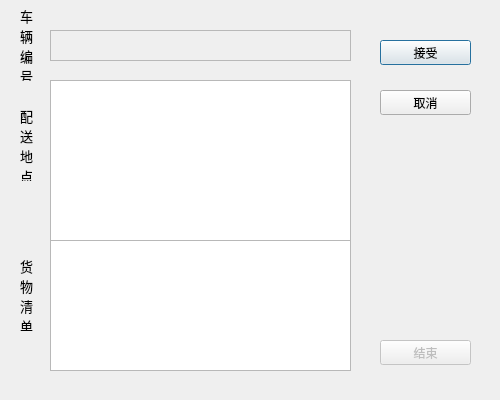
<?xml version="1.0" encoding="UTF-8"?>
<ui version="4.0">
 <class>TaskDlg</class>
 <widget class="QDialog" name="TaskDlg">
  <property name="geometry">
   <rect>
    <x>0</x>
    <y>0</y>
    <width>500</width>
    <height>400</height>
   </rect>
  </property>
  <property name="minimumSize">
   <size>
    <width>500</width>
    <height>400</height>
   </size>
  </property>
  <property name="maximumSize">
   <size>
    <width>500</width>
    <height>400</height>
   </size>
  </property>
  <property name="windowTitle">
   <string>Dialog</string>
  </property>
  <widget class="QPushButton" name="acptBtn">
   <property name="geometry">
    <rect>
     <x>380</x>
     <y>40</y>
     <width>91</width>
     <height>25</height>
    </rect>
   </property>
   <property name="text">
    <string>接受</string>
   </property>
   <property name="default">
    <bool>true</bool>
   </property>
  </widget>
  <widget class="QPushButton" name="cancelBtn">
   <property name="geometry">
    <rect>
     <x>380</x>
     <y>90</y>
     <width>91</width>
     <height>25</height>
    </rect>
   </property>
   <property name="text">
    <string>取消</string>
   </property>
  </widget>
  <widget class="QLabel" name="label">
   <property name="geometry">
    <rect>
     <x>20</x>
     <y>110</y>
     <width>20</width>
     <height>71</height>
    </rect>
   </property>
   <property name="font">
    <font>
     <pointsize>10</pointsize>
    </font>
   </property>
   <property name="layoutDirection">
    <enum>Qt::LeftToRight</enum>
   </property>
   <property name="text">
    <string>配送地点</string>
   </property>
   <property name="scaledContents">
    <bool>false</bool>
   </property>
   <property name="wordWrap">
    <bool>true</bool>
   </property>
  </widget>
  <widget class="QLabel" name="label_2">
   <property name="geometry">
    <rect>
     <x>20</x>
     <y>260</y>
     <width>16</width>
     <height>71</height>
    </rect>
   </property>
   <property name="font">
    <font>
     <pointsize>10</pointsize>
    </font>
   </property>
   <property name="layoutDirection">
    <enum>Qt::LeftToRight</enum>
   </property>
   <property name="text">
    <string>货物清单</string>
   </property>
   <property name="scaledContents">
    <bool>false</bool>
   </property>
   <property name="wordWrap">
    <bool>true</bool>
   </property>
  </widget>
  <widget class="QLabel" name="truckLabel">
   <property name="geometry">
    <rect>
     <x>50</x>
     <y>30</y>
     <width>301</width>
     <height>31</height>
    </rect>
   </property>
   <property name="font">
    <font>
     <pointsize>10</pointsize>
    </font>
   </property>
   <property name="frameShape">
    <enum>QFrame::StyledPanel</enum>
   </property>
   <property name="frameShadow">
    <enum>QFrame::Plain</enum>
   </property>
   <property name="text">
    <string/>
   </property>
  </widget>
  <widget class="QListWidget" name="placeListWidget">
   <property name="geometry">
    <rect>
     <x>50</x>
     <y>80</y>
     <width>301</width>
     <height>161</height>
    </rect>
   </property>
  </widget>
  <widget class="QListWidget" name="cargoListWidget">
   <property name="geometry">
    <rect>
     <x>50</x>
     <y>240</y>
     <width>301</width>
     <height>131</height>
    </rect>
   </property>
  </widget>
  <widget class="QLabel" name="label_3">
   <property name="geometry">
    <rect>
     <x>20</x>
     <y>10</y>
     <width>16</width>
     <height>71</height>
    </rect>
   </property>
   <property name="font">
    <font>
     <pointsize>10</pointsize>
    </font>
   </property>
   <property name="text">
    <string>车辆编号</string>
   </property>
   <property name="wordWrap">
    <bool>true</bool>
   </property>
  </widget>
  <widget class="QPushButton" name="endBtn">
   <property name="enabled">
    <bool>false</bool>
   </property>
   <property name="geometry">
    <rect>
     <x>380</x>
     <y>340</y>
     <width>91</width>
     <height>25</height>
    </rect>
   </property>
   <property name="text">
    <string>结束</string>
   </property>
  </widget>
 </widget>
 <resources/>
 <connections>
  <connection>
   <sender>cancelBtn</sender>
   <signal>clicked()</signal>
   <receiver>TaskDlg</receiver>
   <slot>close()</slot>
   <hints>
    <hint type="sourcelabel">
     <x>482</x>
     <y>111</y>
    </hint>
    <hint type="destinationlabel">
     <x>472</x>
     <y>203</y>
    </hint>
   </hints>
  </connection>
 </connections>
</ui>
